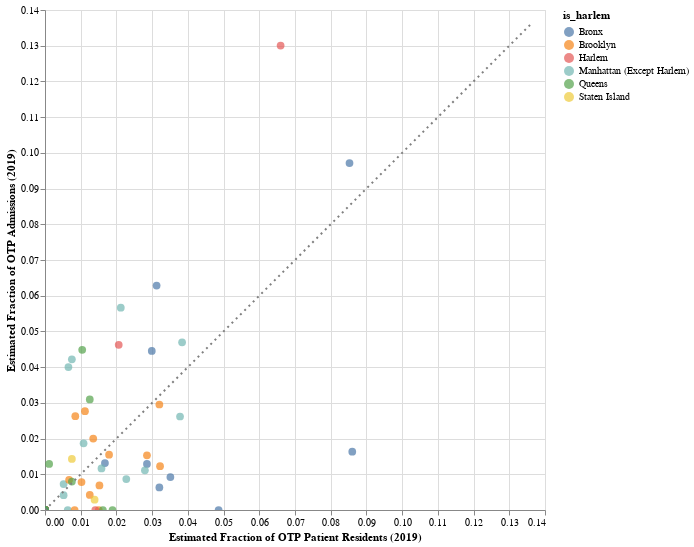

Notebook code for this chart:
### Code cell
plot_xy_interactive(
    zip_df,
    x_col = 'Estimated Fraction of OTP Patient Residents (2019)',
    y_col = 'Estimated Fraction of OTP Admissions (2019)',
    color_col='is_harlem'
)

### Figure 1 — Vega-Lite specification as saved in the notebook (floating-point values rounded to 4 significant figures; data arrays with more than 128 entries replaced by an {"elided": "..."} marker saying what was removed)
{"$schema": "https://vega.github.io/schema/vega-lite/v4.17.0.json", "config": {"view": {"continuousHeight": 300, "continuousWidth": 400}}, "datasets": {"data-2b73bffc05940b64d896bee315d5ee24": {"elided": "178 records"}, "data-f87c84a787db7293565b578cd840edf4": [{"Estimated Fraction of OTP Admissions (2019)": 0, "Estimated Fraction of OTP Patient Residents (2019)": 0}, {"Estimated Fraction of OTP Admissions (2019)": 0.1365, "Estimated Fraction of OTP Patient Residents (2019)": 0.1365}]}, "layer": [{"data": {"name": "data-2b73bffc05940b64d896bee315d5ee24"}, "encoding": {"color": {"field": "is_harlem", "type": "nominal"}, "tooltip": [{"field": "neighborhood_name", "type": "nominal"}, {"field": "borough_name", "type": "nominal"}, {"field": "is_harlem", "type": "nominal"}, {"field": "Estimated OTP Admissions (2017)", "type": "quantitative"}, {"field": "Estimated OTP Admissions (2019)", "type": "quantitative"}, {"field": "Reported OTP Capacity (2019)", "type": "quantitative"}, {"field": "Reported Daily Avg OTP Enrollment (2019)", "type": "quantitative"}, {"field": "Estimated OTP Patient Residents (2019)", "type": "quantitative"}, {"field": "Estimated OTP Patient Residents (Harlem Programs, 2019)", "type": "quantitative"}, {"field": "Opioid Burden (2019)", "type": "quantitative"}, {"field": "Estimated Population (2020)", "type": "quantitative"}, {"field": "Estimated OTP Patient Residents (Non-Harlem Programs, 2019)", "type": "quantitative"}, {"field": "Estimated Fraction of OTP Admissions (2019)", "type": "quantitative"}, {"field": "Estimated Fraction of OTP Patient Residents (2019)", "type": "quantitative"}, {"field": "Estimated Fraction of Harlem OTP Patient Residents (2019)", "type": "quantitative"}, {"field": "Fraction of Opioid Burden (2019)", "type": "quantitative"}], "x": {"field": "Estimated Fraction of OTP Patient Residents (2019)", "scale": {"domain": [0, 0.1365]}, "type": "quantitative"}, "y": {"field": "Estimated Fraction of OTP Admissions (2019)", "scale": {"domain": [0, 0.1365]}, "type": "quantitative"}}, "height": 500, "mark": {"size": 60, "type": "circle"}, "selection": {"selector003": {"bind": "scales", "encodings": ["x", "y"], "type": "interval"}}, "width": 500}, {"data": {"name": "data-f87c84a787db7293565b578cd840edf4"}, "encoding": {"x": {"field": "Estimated Fraction of OTP Patient Residents (2019)", "type": "quantitative"}, "y": {"field": "Estimated Fraction of OTP Admissions (2019)", "type": "quantitative"}}, "mark": {"color": "gray", "strokeDash": [2, 4], "type": "line"}}]}
